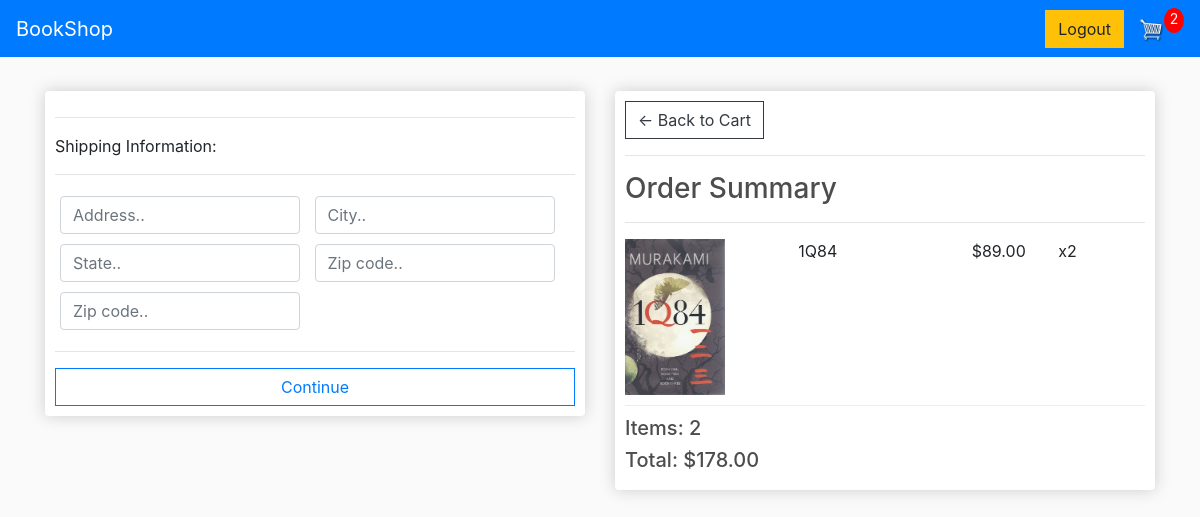
Screenshot of /checkout/ (signed in) with the database file from the repository.
### store/models.py (models this page shows, shortened)
class OrderItem(models.Model):
	product = models.ForeignKey(Product, on_delete=models.SET_NULL, null=True)
	order = models.ForeignKey(Order, on_delete=models.SET_NULL, null=True)
	quantity = models.IntegerField(default=0, null=True, blank=True)
	date_added = models.DateTimeField(auto_now_add=True)
	@property
	def get_total(self):
		total = self.product.price * self.quantity
		return total

class Product(models.Model):
	name = models.CharField(max_length=200)
	price = models.FloatField()
	digital = models.BooleanField(default=False,null=True, blank=True)
	image = models.ImageField(null=True, blank=True)
	@property
	def imageURL(self):
		try:
			url = self.image.url
		except:
			url = ''
		return url

class Order(models.Model):
	customer = models.ForeignKey(Customer, on_delete=models.SET_NULL, null=True, blank=True)
	date_ordered = models.DateTimeField(auto_now_add=True)
	complete = models.BooleanField(default=False)
	transaction_id = models.CharField(max_length=100, null=True)
	@property
	def shipping(self):
		shipping = False
		orderitems = self.orderitem_set.all()
		for i in orderitems:
			if i.product.digital == False:
				shipping = True
		return shipping
	@property
	def get_cart_total(self):
		orderitems = self.orderitem_set.all()
		total = sum([item.get_total for item in orderitems])
		return total
	@property
	def get_cart_items(self):
		orderitems = self.orderitem_set.all()
		total = sum([item.quantity for item in orderitems])
		return total

### store/views.py (the view)
# urls.py: path('checkout/', views.checkout, name="checkout"),
def checkout(request):
	data = cartData(request)
	cartItems = data['cartItems']
	order = data['order']
	items = data['items']
	context = {'items':items, 'order':order, 'cartItems':cartItems}
	return render(request, 'store/checkout.html', context)

### store/utils.py (called while the page is built)
def cartData(request):
	if request.user.is_authenticated:
		customer = request.user.customer
		order, created = Order.objects.get_or_create(customer=customer, complete=False)
		items = order.orderitem_set.all()
		cartItems = order.get_cart_items
	else:
		cookieData = cookieCart(request)
		cartItems = cookieData['cartItems']
		order = cookieData['order']
		items = cookieData['items']
	return {'cartItems':cartItems ,'order':order, 'items':items}

### store/templates/store/checkout.html (shortened to what this page needs)
{% extends 'store/main.html' %}
{% load static %}
{% block content %}
     <div class="row">
		<div class="col-lg-6">
			<div class="box-element" id="form-wrapper">
				<form id="form">
					<div id="shipping-info">
						<hr>
						<p>Shipping Information:</p>
						<hr>
						<div class="form-field">
							<input class="form-control" type="text" name="address" placeholder="Address..">
						</div>
						<div class="form-field">
							<input class="form-control" type="text" name="city" placeholder="City..">
						</div>
						<div class="form-field">
							<input class="form-control" type="text" name="state" placeholder="State..">
						</div>
						<div class="form-field">
							<input class="form-control" type="text" name="zipcode" placeholder="Zip code..">
						</div>
						<div class="form-field">
							<input class="form-control" type="text" name="country" placeholder="Zip code..">
						</div>
					</div>
					<hr>
					<input id="form-button" class="btn btn-outline-primary btn-block" type="submit" value="Continue">
				</form>
			</div>
			<br>
		</div>
		<div class="col-lg-6">
			<div class="box-element">
				<a  class="btn btn-outline-dark" href="{% url 'cart' %}">&#x2190; Back to Cart</a>
				<hr>
				<h3>Order Summary</h3>
				<hr>
				{% for item in items %}
				<div class="cart-row">
					<div style="flex:2"><img class="row-image" src="{{item.product.imageURL}}"></div>
					<div style="flex:2"><p>{{item.product.name}}</p></div>
					<div style="flex:1"><p>${{item.product.price|floatformat:2}}</p></div>
					<div style="flex:1"><p>x{{item.quantity}}</p></div>
				</div>
				{% endfor %}
				<h5>Items:   {{order.get_cart_items}}</h5>
				<h5>Total:   ${{order.get_cart_total|floatformat:2}}</h5>
			</div>
		</div>
	</div>
{% endblock content %}

### static/css/main.css (style rules this page uses)
body { background-color: hsl(0, 0%, 98%); }
h1,h2,h3,h4,h5,h6 { color:hsl(0, 0%, 30%); }
.box-element { box-shadow:hsl(0, 0%, 80%) 0 0 16px; background-color: #fff; border-radius: 4px; padding: 10px; }
.col-lg-4, .col-lg-6, .col-lg-8, .col-lg-12 { margin-top: 10px; }
.btn { border-radius: 0; }
.row-image { width: 100px; }
.form-field { width:250px; display: inline-block; padding: 5px; }
.cart-row { display: flex; align-items: flex-stretch; padding-bottom: 10px; margin-bottom: 10px; border-bottom: 1px solid #ececec; }

### rows the page displays
OrderItem: product.imageURL (picture), product.name "1Q84", product.price "89.00", quantity "2"
Order: get_cart_items "2", get_cart_total "178.00"

### other values shown
{{ cartItems }} "2"
